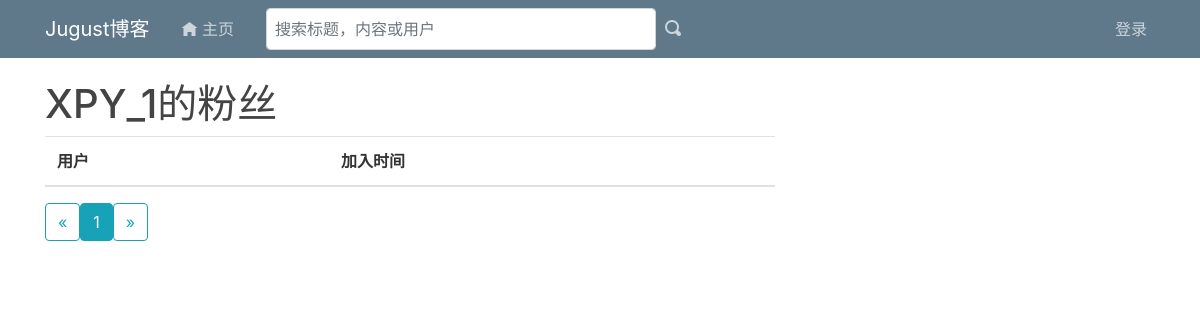
The page /users/followers/XPY_1 on the database as committed earlier.
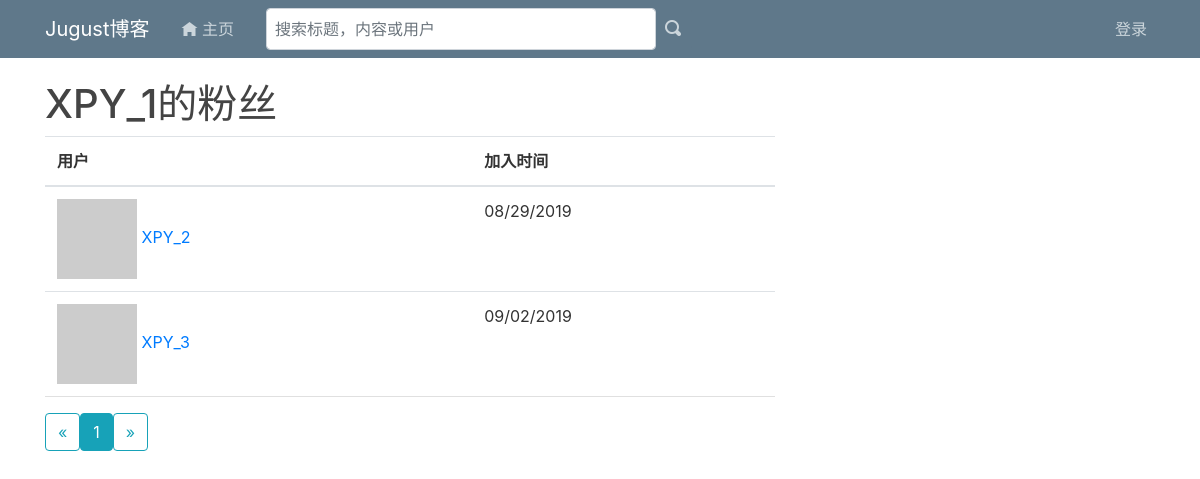
The same page on the database as committed later.
### app/models/__init__.py (models this page shows, shortened)
@whooshee.register_model('username', 'name')
class User(UserMixin, AuthMixin, FollowMixin, CollectMixin, ProfileMixin):
	__tablename__ = 'users'
	id = db.Column(db.Integer, primary_key = True)
	email = db.Column(db.String(64), unique=True, index=True)
	username = db.Column(db.String(64), unique=True, index=True)
	role_id = db.Column(db.Integer, db.ForeignKey('roles.id'))
	password_hash = db.Column(db.String(128))
	confirmed = db.Column(db.Boolean, default=False)
	avatar_hash = db.Column(db.String(32))
	posts = db.relationship('Post', backref='author', lazy='dynamic')
	comments = db.relationship('Comment', backref='author', lazy='dynamic')
	notifications = db.relationship('Notification', back_populates='receiver', cascade='all')
	def gravatar(self, size=100, default='identicon', rating='g'):
		url = 'https://secure.gravatar.com/avatar'
		hash = self.avatar_hash or self.gravatar_hash()
		return '{url}/{hash}?s={size}&d={default}&r={rating}'.format(
			url=url, hash=hash, size=size, default=default, rating=rating)

### app/models/FollowMixin.py (models this page shows)
class Follow(db.Model):
	__tablename__ = 'follows'
	follower_id = db.Column(db.Integer, db.ForeignKey('users.id'),
									 primary_key=True)
	followed_id = db.Column(db.Integer, db.ForeignKey('users.id'),
									 primary_key=True)
	timestamp = db.Column(db.DateTime, default=datetime.utcnow)

### app/users/views.py (the view)
@users.route('/followers/<username>')
def followers(username):
	user = User.query.filter_by(username=username).first()
	if user is None:
		flash('用户无效。', 'danger')
		return redirect(url_for('main.index'))
	page = request.args.get('page', 1, type=int)
	pagination = user.followers.paginate(
		page, per_page=current_app.config['JUGUST_FOLLOWERS_PER_PAGE'],
		error_out=False)
	follows = [{'user': item.follower, 'timestamp': item.timestamp}
				 for item in pagination.items]
	return render_template('/users/followers.html', user=user, title="粉丝",
								 endpoint='users.followers', pagination=pagination,
								 follows=follows)

### app/auth/views.py (called while the page is built)
@auth.before_app_request
def before_request():
	if current_user.is_authenticated:
		current_user.ping()
		if (not current_user.confirmed
				and request.endpoint
				and request.blueprint != 'auth'
				and request.endpoint != 'static'):
			return redirect(url_for('auth.unconfirmed'))

### app/main/__init__.py (called while the page is built)
@main.app_context_processor
def inject_permissions():
	return dict(Permission=Permission)

@main.app_context_processor
def make_template_context():
	if current_user.is_authenticated:
		notification_count = Notification.query.with_parent(current_user).filter_by(is_read=False).count()
	else:
		notification_count = None
	return dict(notification_count=notification_count)

### app/models/__init__.py (called while the page is built)
	def can(self, permissions):
		return False

### app/templates/users/followers.html (shortened to what this page needs)
{% extends "base.html" %}
{% import "_macros.html" as macros %}
{% block page_content %}
<div class="page-header">
	<h1>{{ user.username }}的{{ title }}</h1>
</div>
<table class="table table-hover followers">
	<thead><tr><th>用户</th><th>加入时间</th></tr></thead>
	{% for follow in follows %}
	{% if follow.user !=user %}
	<tr>
		<td>
			<a href="{{ url_for('users.user', username = follow.user.username) }}">
				<img class="img-rounded" src="{{ follow.user.gravatar(size=32) }}">
				{{ follow.user.username }}
			</a>
		</td>
		<td>{{ moment(follow.timestamp).format('L') }}</td>
	</tr>
	{% endif %}
	{% endfor %}
</table>
<div class="pagination">
	{{ macros.pagination_widget(pagination, endpoint, username=user.username) }}
</div>
{% endblock %}

### app/templates/base.html (shortened to what this page needs)
<!DOCTYPE html>
<html>
<head>
    {% block header %}
    <link rel="stylesheet" href="https://maxcdn.bootstrapcdn.com/bootstrap/4.0.0/css/bootstrap.min.css">
    <link href="{{ url_for('static',filename='open-iconic/font/css/open-iconic-bootstrap.css') }}" rel="stylesheet">
    <link rel="stylesheet" type="text/css" href="{{ url_for('static', filename='main.css') }}">
    {% endblock %}
</head>
<body>
	<header class="site-header">
			<nav class="navbar navbar-expand-md navbar-dark bg-steel fixed-top" >
				<div class="container">
					<a class="navbar-brand mr-4" href="{{ url_for('main.index') }}">Jugust博客</a>
					<div class="navbar-collapse mr-4">
						<div class="nav navbar-nav mr-4">
							<a class="nav-item nav-link" href="{{ url_for('main.index') }}">
								<span class="oi oi-home"></span> 主页</a>
						</div>
						<div class="nav navbar-nav">
							<form class="form-inline my-2 my-sm-0" action="{{ url_for('main.search') }}">
							    <input type="text" name="q" class="form-control my-2 my-sm-0 nav-item nav-link"  style="width:390px;color:black" placeholder="搜索标题，内容或用户" required>
							    <button class="btn bg-steel my-2 my-sm-0 nav-item nav-link" type="submit">
							        <span class="oi oi-magnifying-glass"></span>
							    </button>
							</form>
						</div>
					</div>
					<ul class="nav navbar-nav">
						{% if current_user.is_authenticated %}
						<li>
							<a class="nav-item nav-link" href="{{ url_for('main.show_notifications', filter='unread') }}">
								<span class="oi oi-bell"></span>&nbsp;消息
								{% if notification_count !=0 %}
									<span class="badge badge-danger badge-notification">{{ notification_count }}</span>
								{% endif %}
							</a>
						</li>
						<li class="dropdown">
							<a href="#" class="dropdown-toggle nav-item nav-link" data-toggle="dropdown">
								<img src="{{ current_user.gravatar(size=18) }}">
									 <b class="caret"></b>
							</a>
							<ul class="dropdown-menu" role="menu" aria-labelledby="dropdownMenu1">
								<li role="presentation">
									<a class="dropdown-item" href="{{ url_for('auth.change_password') }}">更改密码</a>
								</li>
								<li role="presentation">
									<a  class="dropdown-item" tabindex="-1" href="{{ url_for('auth.change_email_request') }}">更改邮箱</a>
								</li>
								<li role="presentation" class="dropdown-divider"></li>
								<li role="presentation">
									<a class="dropdown-item" tabindex="-1" href="{{ url_for('auth.logout') }}">退出</a>
								</li>
							</ul>
						</li>
						{% else %}
						<li><a class="nav-item nav-link" href="{{ url_for('auth.login') }}">登录</a></li>
						{% endif %}
					</ul>
				</div>
			</nav>
	</header>
	<main role="main" class="container">
		<div class="row">
			<div class="col-md-8">
				{% block page_content %}{% endblock %}
			</div>
		</div>
	</main>
</body>
 </html>

### app/templates/_macros.html
{% macro pagination_widget(pagination, endpoint, fragment='') %}
<ul class="pagination">
	<li {% if not pagination.has_prev %} class="disabled" {% endif %}>
		<a class="btn btn-outline-info mb-4" href="{% if pagination.has_prev %}{{ url_for(endpoint, page = pagination.prev_num, **kwargs) }}{{ fragment }}{% else %}#{% endif %}">
			&laquo;
		</a>
	</li>
	{% for p in pagination.iter_pages() %}
		{% if p %}
			{% if p == pagination.page %}
		 	<li>
				<a class="btn btn-info mb-4" href="{{ url_for(endpoint, page = p, **kwargs) }}{{ fragment }}">{{ p }}</a>
			</li>
			{% else %}
				<a class="btn btn-outline-info mb-4" href="{{ url_for(endpoint, page = p, **kwargs) }}{{ fragment }}">{{ p }}</a>
			{% endif %}
		{% else %}
		<li class="disabled"><a class="disabled" href="#">&hellip;</a></li>
		{% endif  %}
	{% endfor %}
	<li {% if not pagination.has_next %} class="disabled" {% endif%}>
		<a class="btn btn-outline-info mb-4" href="{% if pagination.has_next %}{{ url_for(endpoint, page = pagination.next_num, **kwargs) }}{{ fragment }}{% else %}#{% endif %}">
			&raquo;
		</a>
	</li>
</ul>
{% endmacro %}

### app/static/main.css (style rules this page uses)
body { background: : #fafafa; color:#333333; margin-top:5rem; }
h1, h2, h3, h4, h5, h6 { color:#444444; }
.bg-steel { background-color: #5f788a; }
.site-header .navbar-nav .nav-link { color: #cbd5db; }
div.pagination { width: 100%; text-align: right; padding: 0px; margin: 0px; }
.table.followers tr { border-bottom: 1px solid #e0e0e0; }

Rows that differ between the two databases and show on the page:
added User: user.username "XPY_2"
added Follow: timestamp "08/29/2019"
added User: user.username "XPY_3"
added Follow: timestamp "09/02/2019"
